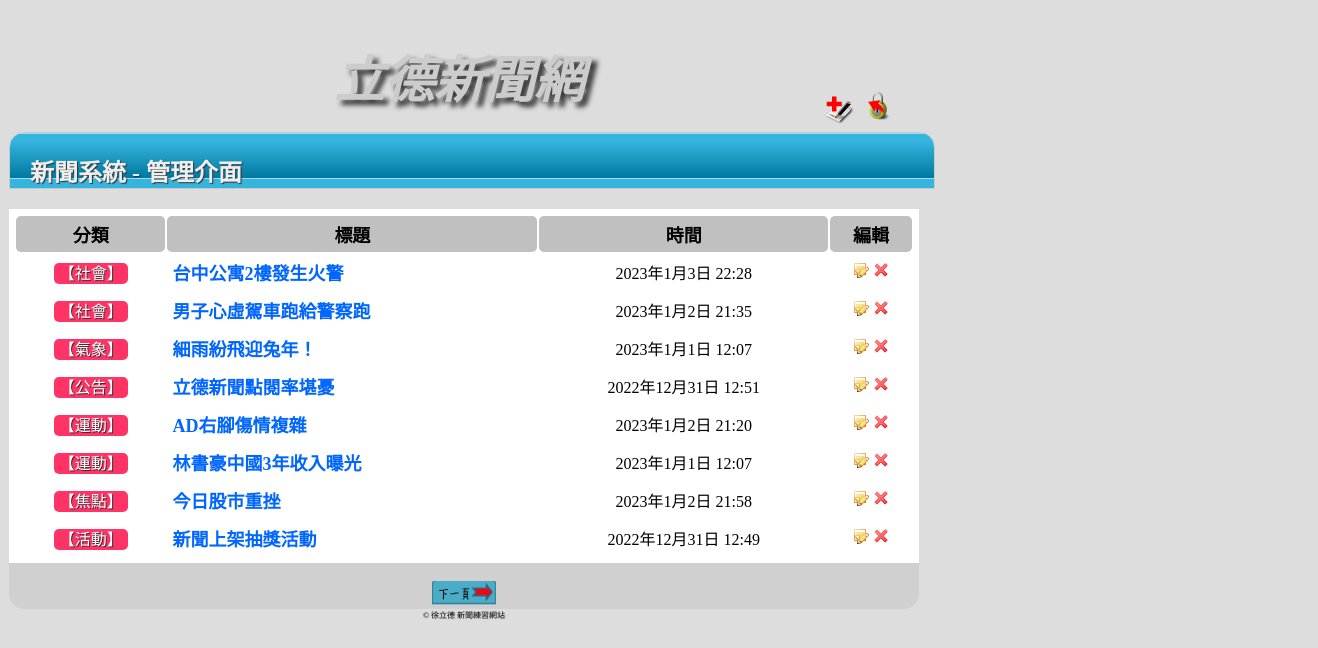
Page /adminmain/ on the earlier database version.
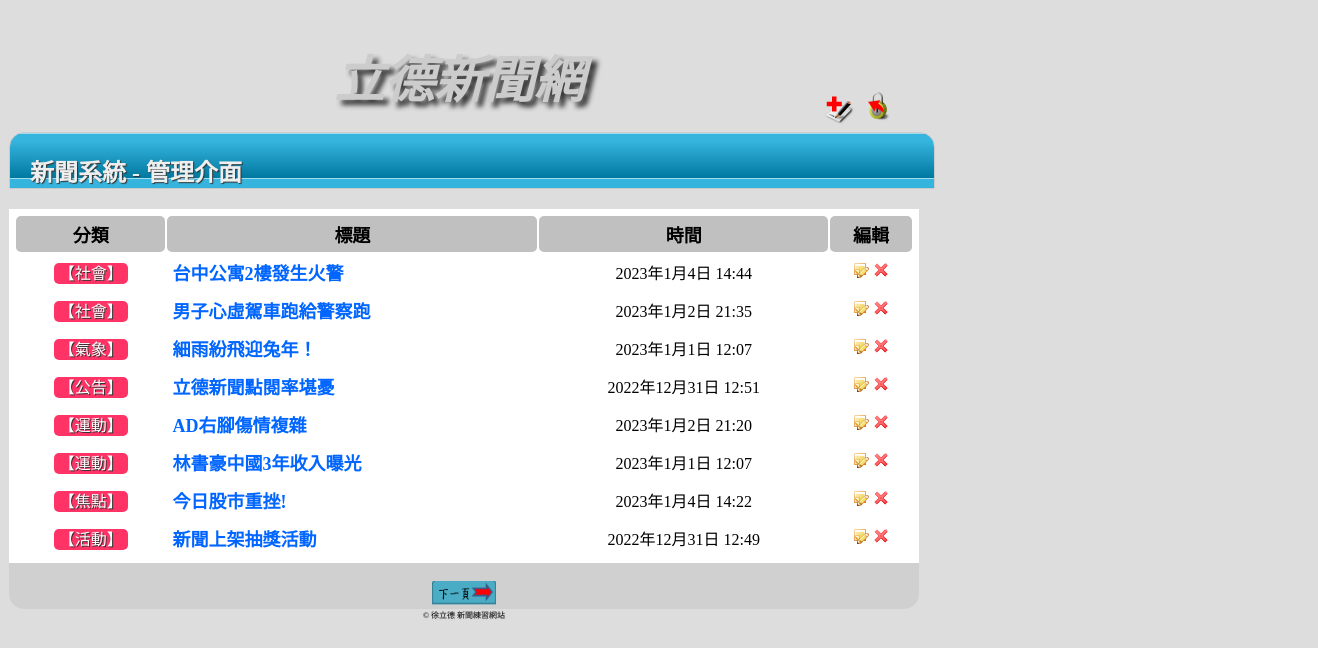
Same page on the later database version.
### myapp/models.py (models this page shows, shortened)
class NewsData(models.Model):
    catego = models.CharField(max_length=10, null=False)
    nickname = models.CharField(max_length=20, null=False)
    title = models.CharField(max_length=50, null=False)
    message = models.TextField(null=False)
    pubtime = models.DateTimeField(auto_now=True)
    enabled = models.BooleanField(default=False)
    press = models.IntegerField(default=0)

### myapp/views.py (the view)
# urls.py: path('adminmain/', views.adminmain),
def adminmain(request,pageindex=None):
    global page
    pagesize = 8
    newsall = models.NewsData.objects.all().order_by('-id')
    datasize = len(newsall)
    total_page = math.ceil(datasize / pagesize)
    if pageindex == None:
        page = 1
        news_units = models.NewsData.objects.all().order_by('-id')[:pagesize]
    else:
        page = int(pageindex)
        startpage = pagesize * (page - 1)
        news_units = models.NewsData.objects.all().order_by('-id')[startpage:startpage + 8]
    currentpage = page
    return render(request, "adminmain.html", locals())

### templates/adminmain.html (shortened to what this page needs)
<!DOCTYPE html>
<html>
<head>
	{% load static %}
	<link href="{% static "css/news_style.css" %}" rel="stylesheet" type="text/css" />
</head>
<body>
  	<div id="warp">
		<div id="header" align="center">
			<span class="logo" >
				立德新聞網
			</span>
			<span class="login_add">
				<a href="/admin_add/" title="新增新聞"><img src="{% static "images/append.png" %}" alt="新增新聞" width="32" height="32" /></a>
			</span>
			<span class="login_out">
				<a href="/news/" title=登出管理介面><img src="{% static "images/Lockoff.png" %}" alt="登出管理介面" width="32" height="32" /></a>
			</span>
		</div>
		<div class="headings">
		  <h2>新聞系統 - 管理介面</h2>
		</div>
    	<div class="contentbox">
			<table width="100%" >
				<tr>
		  			<th align="center">分類</th>
		  			<th align="center">標題</th>
		  			<th align="center">時間</th>
		  			<th align="center">編輯</th>
				</tr>
		{% for unit in news_units %}
				<tr class="alt">
					<td align="center"><span class="typeblock">【{{ unit.catego }}】</span></td>
					<td><a href="/detail/{{unit.id}}/">{{ unit.title }}</a></td>
					<td align="center">{{ unit.pubtime }}</td>
					<td align="center">
						<a href="/admin_edit/{{unit.id}}/" title="新聞編輯"> <img src="{% static "images/note_edit.png" %}"  width="16" height="16" /></a>
						<a href="/admin_delete/{{unit.id}}/" title="新聞刪除"><img src="{% static "images/cross.png" %}" width="16" height="16" /></a>
					</td>
				</tr>
		{% empty %}
				<div class="status warning">
					<p><img src="{% static "images/icon_warning.png" %}" alt="Warning" /><span>注意</span> 目前新聞資料庫中沒有任何資料！</p>
				</div>
		{% endfor %}
			</table>
			<div class="top_function" align="center" >
		{% if currentpage < total_page %}
				<a href="/adminmain/2/" title="下一頁">
				<img src="{% static "images/next.png" %}" alt="下一頁" width="64" height="24" /></a>
		{% endif %}
			</div>
			<div id="footer">&copy; 徐立德 新聞練習網站 </div>
		</div>
	</div>
</body>
</html>

Differences in the rows shown:
changed NewsData "台中公寓2樓發生火警": pubtime "2023年1月3日 22:28" → "2023年1月4日 14:44"
changed NewsData "焦點": title "今日股市重挫" → "今日股市重挫!"; pubtime "2023年1月2日 21:58" → "2023年1月4日 14:22"
